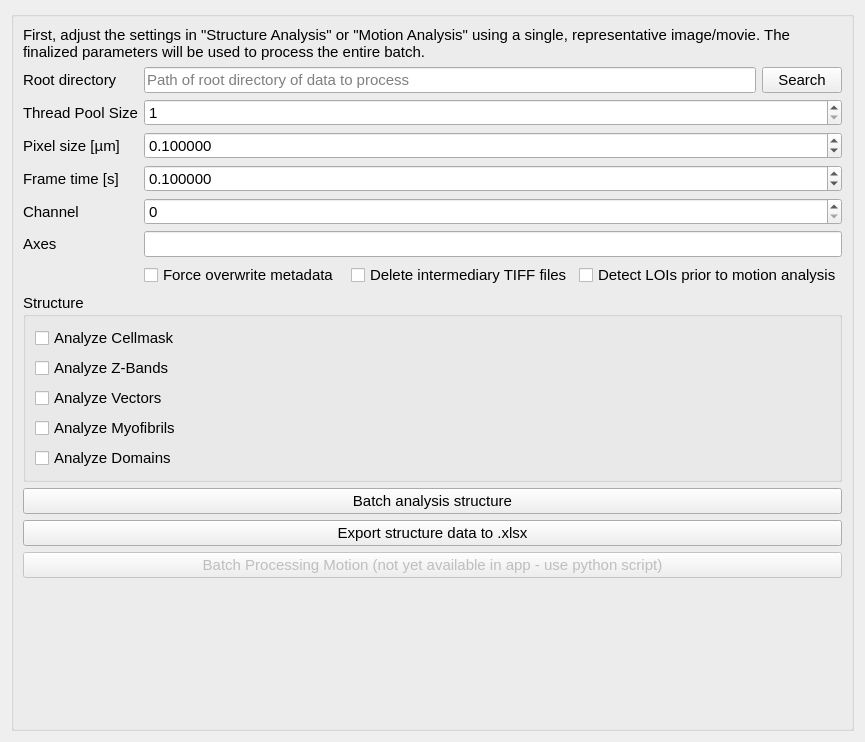
<?xml version="1.0" encoding="UTF-8"?>
<ui version="4.0">
 <class>Form</class>
 <widget class="QWidget" name="Form">
  <property name="geometry">
   <rect>
    <x>0</x>
    <y>0</y>
    <width>865</width>
    <height>742</height>
   </rect>
  </property>
  <property name="windowTitle">
   <string>Form</string>
  </property>
  <layout class="QGridLayout" name="gridLayout">
   <item row="2" column="0">
    <widget class="QGroupBox" name="groupBox">
     <property name="font">
      <font>
       <pointsize>11</pointsize>
      </font>
     </property>
     <property name="title">
      <string/>
     </property>
     <layout class="QFormLayout" name="formLayout">
      <item row="0" column="0" colspan="2">
       <widget class="QLabel" name="label_6">
        <property name="text">
         <string>First, adjust the settings in &quot;Structure Analysis&quot; or &quot;Motion Analysis&quot; using a single, representative image/movie. The finalized parameters will be used to process the entire batch.</string>
        </property>
        <property name="wordWrap">
         <bool>true</bool>
        </property>
       </widget>
      </item>
      <item row="1" column="0">
       <widget class="QLabel" name="label">
        <property name="text">
         <string>Root directory</string>
        </property>
       </widget>
      </item>
      <item row="1" column="1">
       <layout class="QHBoxLayout" name="horizontalLayout_2">
        <item>
         <widget class="QLineEdit" name="le_root_directory">
          <property name="text">
           <string/>
          </property>
          <property name="placeholderText">
           <string>Path of root directory of data to process</string>
          </property>
         </widget>
        </item>
        <item>
         <widget class="QPushButton" name="btn_search">
          <property name="text">
           <string>Search</string>
          </property>
         </widget>
        </item>
       </layout>
      </item>
      <item row="2" column="0">
       <widget class="QLabel" name="label_5">
        <property name="text">
         <string>Thread Pool Size</string>
        </property>
       </widget>
      </item>
      <item row="2" column="1">
       <widget class="QSpinBox" name="sb_thread_pool_size">
        <property name="minimum">
         <number>1</number>
        </property>
        <property name="value">
         <number>1</number>
        </property>
       </widget>
      </item>
      <item row="3" column="0">
       <widget class="QLabel" name="label_2">
        <property name="toolTip">
         <string>pixel size in [µm], this is used either if the image-to-process doesn't have this value set or force override is activated</string>
        </property>
        <property name="text">
         <string>Pixel size [µm]</string>
        </property>
       </widget>
      </item>
      <item row="3" column="1">
       <widget class="QDoubleSpinBox" name="dsb_pixel_size">
        <property name="toolTip">
         <string>pixel size in [µm], this is used either if the image-to-process doesn't have this value set or force override is activated</string>
        </property>
        <property name="decimals">
         <number>6</number>
        </property>
        <property name="maximum">
         <double>1.000000000000000</double>
        </property>
        <property name="singleStep">
         <double>0.100000000000000</double>
        </property>
        <property name="value">
         <double>0.100000000000000</double>
        </property>
       </widget>
      </item>
      <item row="4" column="0">
       <widget class="QLabel" name="label_3">
        <property name="toolTip">
         <string>frame time in [s], this is used either if the image-to-process doesn't have this value set or force override is activated</string>
        </property>
        <property name="text">
         <string>Frame time [s]</string>
        </property>
       </widget>
      </item>
      <item row="4" column="1">
       <widget class="QDoubleSpinBox" name="dsb_frame_time">
        <property name="toolTip">
         <string>frame time in [s], this is used either if the image-to-process doesn't have this value set or force override is activated</string>
        </property>
        <property name="decimals">
         <number>6</number>
        </property>
        <property name="maximum">
         <double>9999999.000000000000000</double>
        </property>
        <property name="singleStep">
         <double>0.010000000000000</double>
        </property>
        <property name="value">
         <double>0.100000000000000</double>
        </property>
       </widget>
      </item>
      <item row="5" column="0">
       <widget class="QLabel" name="label_8">
        <property name="text">
         <string>Channel</string>
        </property>
       </widget>
      </item>
      <item row="5" column="1">
       <widget class="QSpinBox" name="sb_batch_channel"/>
      </item>
      <item row="6" column="0">
       <widget class="QLabel" name="label_9">
        <property name="text">
         <string>Axes</string>
        </property>
       </widget>
      </item>
      <item row="6" column="1">
       <widget class="QLineEdit" name="le_batch_axes"/>
      </item>
      <item row="7" column="1">
       <layout class="QHBoxLayout" name="horizontalLayout">
        <item>
         <widget class="QCheckBox" name="chk_force_override">
          <property name="toolTip">
           <string>if set the values in pixel size and frame time will be forced upon all images which are processed during this batch</string>
          </property>
          <property name="text">
           <string>Force overwrite metadata</string>
          </property>
         </widget>
        </item>
        <item>
         <widget class="QCheckBox" name="chk_delete_intermediary_tiffs">
          <property name="text">
           <string>Delete intermediary TIFF files</string>
          </property>
         </widget>
        </item>
        <item>
         <widget class="QCheckBox" name="chk_calc_lois">
          <property name="toolTip">
           <string>If this is activated Z-Band Prediction, Sarcomere Length Orient will be calculated (if structure analysis was done before this could be deactivated)</string>
          </property>
          <property name="text">
           <string>Detect LOIs prior to motion analysis</string>
          </property>
          <property name="checked">
           <bool>false</bool>
          </property>
         </widget>
        </item>
       </layout>
      </item>
      <item row="10" column="0" colspan="2">
       <widget class="QGroupBox" name="groupBox_2">
        <property name="title">
         <string>Structure</string>
        </property>
        <layout class="QFormLayout" name="formLayout_2">
         <item row="0" column="0">
          <widget class="QCheckBox" name="chk_do_cellmask">
           <property name="text">
            <string>Analyze Cellmask</string>
           </property>
          </widget>
         </item>
         <item row="1" column="0">
          <widget class="QCheckBox" name="chk_do_zbands">
           <property name="text">
            <string>Analyze Z-Bands</string>
           </property>
          </widget>
         </item>
         <item row="2" column="0">
          <widget class="QCheckBox" name="chk_do_vectors">
           <property name="text">
            <string>Analyze Vectors</string>
           </property>
          </widget>
         </item>
         <item row="3" column="0">
          <widget class="QCheckBox" name="chk_do_myofibrils">
           <property name="text">
            <string>Analyze Myofibrils</string>
           </property>
          </widget>
         </item>
         <item row="4" column="0">
          <widget class="QCheckBox" name="chk_do_domains">
           <property name="text">
            <string>Analyze Domains</string>
           </property>
          </widget>
         </item>
        </layout>
       </widget>
      </item>
      <item row="11" column="0" colspan="2">
       <widget class="QPushButton" name="btn_batch_processing_structure">
        <property name="toolTip">
         <string>Start batch processing structure</string>
        </property>
        <property name="text">
         <string>Batch analysis structure</string>
        </property>
       </widget>
      </item>
      <item row="13" column="0" colspan="2">
       <widget class="QPushButton" name="btn_batch_processing_motion">
        <property name="enabled">
         <bool>false</bool>
        </property>
        <property name="toolTip">
         <string>Start batch processing motion</string>
        </property>
        <property name="text">
         <string>Batch Processing Motion (not yet available in app - use python script)</string>
        </property>
       </widget>
      </item>
      <item row="12" column="0" colspan="2">
       <widget class="QPushButton" name="btn_batch_export_structure">
        <property name="text">
         <string>Export structure data to .xlsx</string>
        </property>
       </widget>
      </item>
     </layout>
    </widget>
   </item>
  </layout>
 </widget>
 <resources/>
 <connections/>
</ui>
